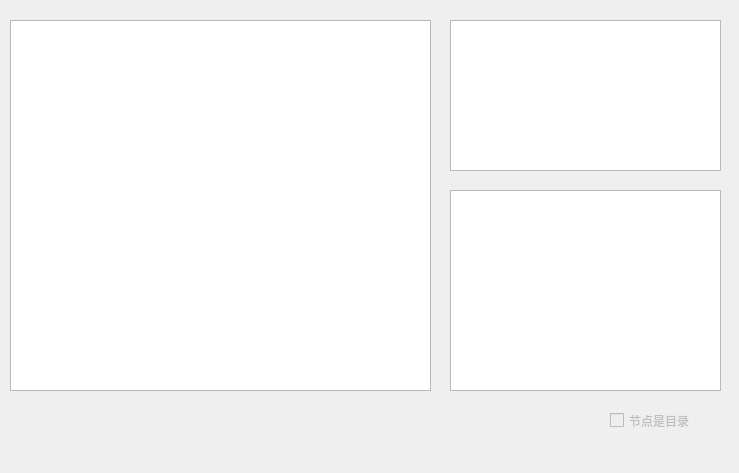
<?xml version="1.0" encoding="UTF-8"?>
<ui version="4.0">
 <class>MainWindow</class>
 <widget class="QMainWindow" name="MainWindow">
  <property name="geometry">
   <rect>
    <x>0</x>
    <y>0</y>
    <width>739</width>
    <height>473</height>
   </rect>
  </property>
  <property name="windowTitle">
   <string>MainWindow</string>
  </property>
  <widget class="QWidget" name="centralWidget">
   <widget class="QTreeView" name="treeView">
    <property name="geometry">
     <rect>
      <x>10</x>
      <y>20</y>
      <width>421</width>
      <height>371</height>
     </rect>
    </property>
   </widget>
   <widget class="QListView" name="listView">
    <property name="geometry">
     <rect>
      <x>450</x>
      <y>20</y>
      <width>271</width>
      <height>151</height>
     </rect>
    </property>
   </widget>
   <widget class="QTableView" name="tableView">
    <property name="geometry">
     <rect>
      <x>450</x>
      <y>190</y>
      <width>271</width>
      <height>201</height>
     </rect>
    </property>
   </widget>
   <widget class="QLabel" name="LabFileSize">
    <property name="geometry">
     <rect>
      <x>210</x>
      <y>400</y>
      <width>121</width>
      <height>20</height>
     </rect>
    </property>
    <property name="text">
     <string/>
    </property>
   </widget>
   <widget class="QCheckBox" name="chkIsDir">
    <property name="enabled">
     <bool>false</bool>
    </property>
    <property name="geometry">
     <rect>
      <x>610</x>
      <y>410</y>
      <width>101</width>
      <height>21</height>
     </rect>
    </property>
    <property name="text">
     <string>节点是目录</string>
    </property>
   </widget>
   <widget class="QLabel" name="LabPath">
    <property name="geometry">
     <rect>
      <x>20</x>
      <y>420</y>
      <width>151</width>
      <height>21</height>
     </rect>
    </property>
    <property name="text">
     <string/>
    </property>
   </widget>
   <widget class="QLabel" name="LabFileName">
    <property name="geometry">
     <rect>
      <x>20</x>
      <y>400</y>
      <width>111</width>
      <height>21</height>
     </rect>
    </property>
    <property name="text">
     <string/>
    </property>
   </widget>
   <widget class="QLabel" name="LabType">
    <property name="geometry">
     <rect>
      <x>400</x>
      <y>400</y>
      <width>171</width>
      <height>21</height>
     </rect>
    </property>
    <property name="text">
     <string/>
    </property>
   </widget>
  </widget>
  <widget class="QMenuBar" name="menuBar">
   <property name="geometry">
    <rect>
     <x>0</x>
     <y>0</y>
     <width>739</width>
     <height>28</height>
    </rect>
   </property>
  </widget>
 </widget>
 <layoutdefault spacing="6" margin="11"/>
 <resources/>
 <connections/>
</ui>
